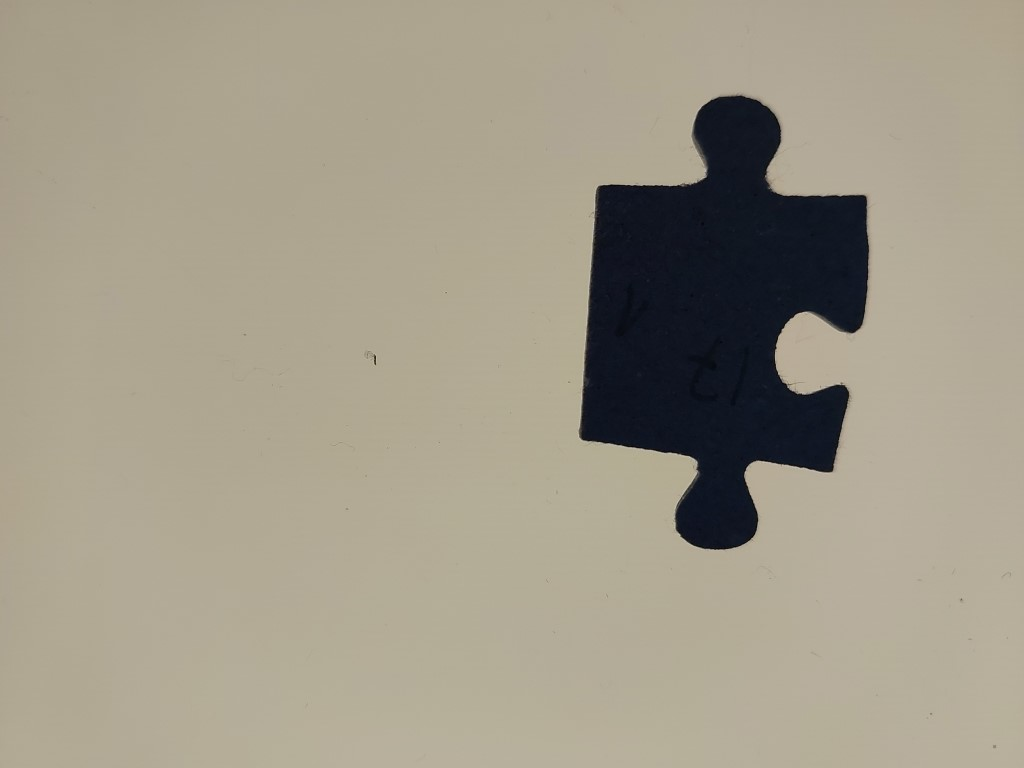
#> input picture img/IMG_20250209_094853.jpg, 1024 x 768 px; its folder holds 4 pictures in this run
$ python test.py
#> lines starting #> are read from the running program, lines starting #| are printed output that depends on the picture; after the words box and inside, x2 and y2 are one past the last pixel; in counts of white or black regions, pixels touching at a corner belong together
import os
import sys
import numpy as np
import cv2 as cv
import pickle
import matplotlib.pyplot as plt
import scipy.ndimage as ndimage
import scipy.ndimage.filters as filters
from scipy.spatial.distance import euclidean
from scipy.signal import find_peaks
from scipy.signal import savgol_filter
from fastdtw import fastdtw

local = os.path.dirname(__file__)
# puzzle size
M, N = 40, 25

# [19 lines left out: function get_corners, not called in this run]

def unit_vector(vector):
    """ Returns the unit vector of the vector.  """
    v_len = np.linalg.norm(vector)
    if abs(v_len) > 1e-3:
        return vector / v_len
    else:
        return vector

def angle(v1, v2):
    """ Returns the angle in radians between vectors 'v1' and 'v2'"""
    v1_u = unit_vector(v1)
    v2_u = unit_vector(v2)
    # acos = np.arccos(np.clip(np.dot(v1_u, v2_u), -1.0, 1.0))
    # asin = np.arcsin(np.clip(np.cross(v1_u, v2_u), -1.0, 1.0))

    acos = np.arccos(np.dot(v1_u, v2_u))
    asin = np.arcsin(np.cross(v1_u, v2_u))
    return acos*np.sign(asin)*180/np.pi

def get_pieces(dir = 'img', pieces = [], plot_piece = True,
               gauss_blur = (5,5),
               eps_ratio = .0004,
               num_points = 120,
               harris_kwargs = {'blockSize': 3, 'ksize': 5, 'k': .04},
               corner_peak_kwargs = {'height': 30, 'distance': 5},
               savgol_kwargs = {'window_length': 7, 'polyorder': 2},
               lock_peak_kwargs = {'height':60, 'distance':5},
               ):

#> called with dir = 'img', plot_piece = True, gauss_blur = (5, 5), eps_ratio = 0.0004, num_points = 120
    local = os.path.dirname(__file__)
    path = os.path.join(local, dir)
    os.chdir(local)

    filenames = os.listdir(path)
    filenames.sort()

    for piece_id, file in enumerate(filenames[1:2], start = len(pieces)):
        file = os.path.join(dir,file)
        print(file)
        img = cv.imread(file)
#> img is the input picture: shape (768, 1024, 3); mean B, G, R 136.9, 154, 160.6

        # Find main piece
        gray = cv.cvtColor(img, cv.COLOR_BGR2GRAY)
        blur = cv.GaussianBlur(gray,gauss_blur,0)
        _,thresh = cv.threshold(blur,0,255,cv.THRESH_BINARY+cv.THRESH_OTSU)
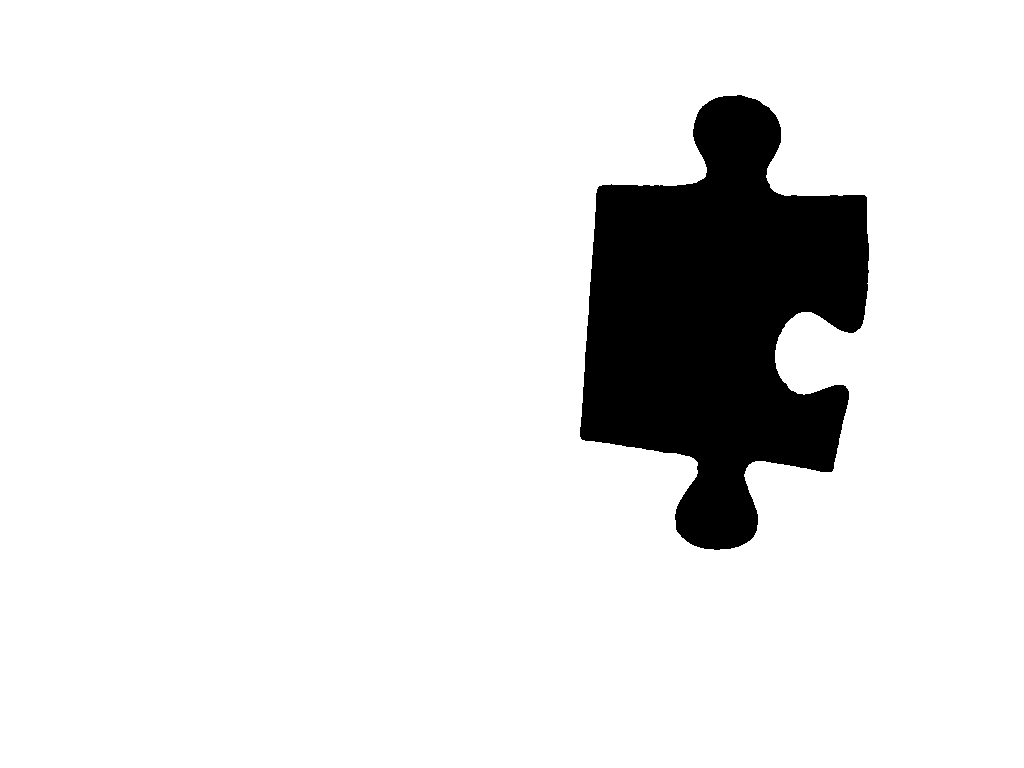
#> thresh: shape (768, 1024); 89.9% white; 1 black region, box (x1, y1, x2, y2) and area: (580, 95, 869, 550) 79489
        thresh = cv.bitwise_not(thresh)
        ret, labels = cv.connectedComponents(thresh)
#> labels: shape (768, 1024) int32; values 0 (black) and 1 (white), 10.1% white; 1 white region
#> ret = 2
        connected_areas = [np.count_nonzero(labels == l) for l in range(1, ret)]
#> connected_areas = [79489]
        max_area_idx = np.argmax(connected_areas) + 1
#> max_area_idx = 1
        gray[labels != max_area_idx] = 0
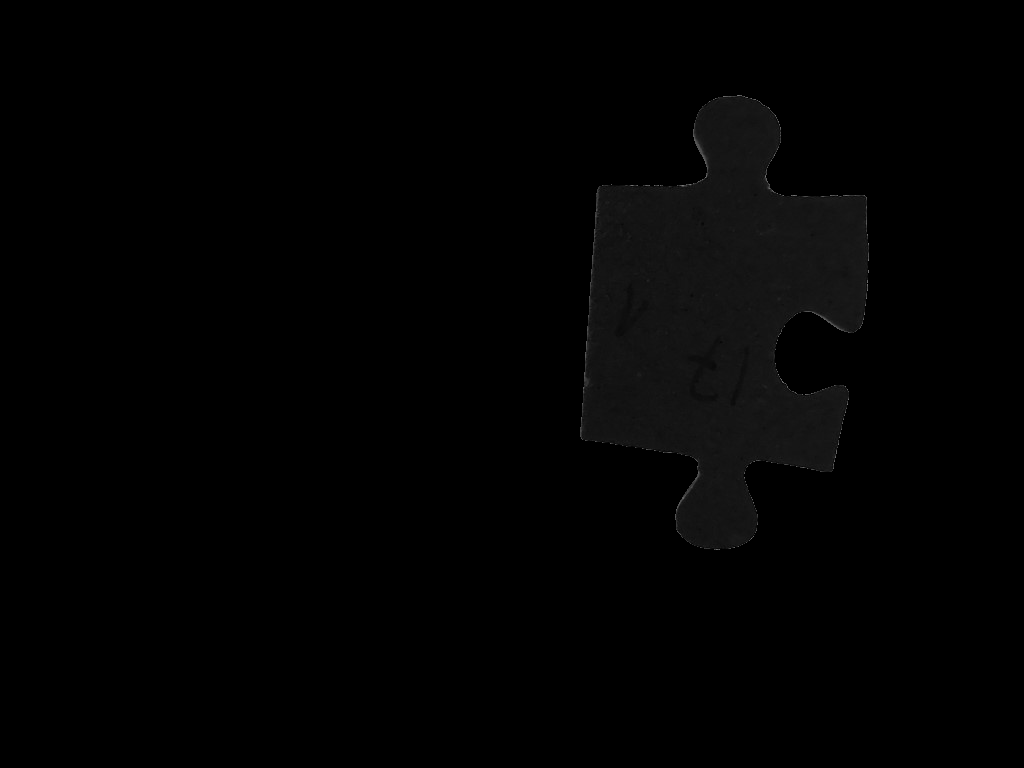
#> gray: shape (768, 1024); min 0, max 129, mean 2.2
        gray[labels == max_area_idx] = 255

        # Find simplified contour
        _,thresh = cv.threshold(blur,0,255,cv.THRESH_BINARY+cv.THRESH_OTSU)
        thresh = cv.bitwise_not(thresh)
        cnts, _ = cv.findContours(thresh, cv.RETR_EXTERNAL, cv.CHAIN_APPROX_NONE)
#> cnts = 1 contour; box (x1, y1, x2, y2) and area: (580, 95, 869, 550) 78736
        largest_cnt = max(cnts, key=cv.contourArea)
#> largest_cnt = contour of 1503 points, box (x1, y1, x2, y2) (580, 95, 869, 550), area 78736
        epsilon = eps_ratio * cv.arcLength(largest_cnt, True)
#> epsilon = 0.662
        appx_cnt = cv.approxPolyDP(largest_cnt, epsilon, True)
#> appx_cnt = contour of 234 points, box (x1, y1, x2, y2) (580, 95, 869, 550), area 78748

        # Evenly distribute cnt
        arc_length = cv.arcLength(appx_cnt, True)
#> arc_length = 1607.4
        step_size = arc_length / num_points  # Distance between points
#> step_size = 13.4

        # Convert contour to NumPy format and interpolate points
        appx_cnt = appx_cnt[:, 0, :]  # Remove unnecessary dimensions
#> appx_cnt = 234 pairs, first value 580 to 868, second value 95 to 549
        curve = np.vstack([appx_cnt, appx_cnt[0]])  # Close the contour
#> curve = 235 pairs, first value 580 to 868, second value 95 to 549

        # Compute cumulative distances along the curve
        distances = np.cumsum(np.sqrt(np.sum(np.diff(curve, axis=0)**2, axis=1)))
#> distances = 234 values from 4 to 1607.4
        distances = np.insert(distances, 0, 0)  # Insert starting point
#> distances = 235 values from 0 to 1607.4

        # Interpolate points at evenly spaced distances
        new_points = np.zeros((num_points, 2), dtype=np.float32)
        for i, d in enumerate(np.linspace(0, distances[-1], num_points)):
            idx = np.searchsorted(distances, d)
            t = (d - distances[idx-1]) / (distances[idx] - distances[idx-1]) if idx > 0 else 0
            new_points[i] = (1 - t) * curve[idx-1] + t * curve[idx]
#> this loop made 120 passes
#> (idx, t) on passes 1 to 12: (0, 0), (3, 0.623), (6, 0.00762), (6, 0.893), (8, 0.257), (9, 0.495), (11, 0.906), (13, 0.621), (14, 0.957), (16, 0.916), (19, 0.491), (21, 0.873)
#> after the loop, new_points = 120 pairs, first value 580 to 867.9, second value 95 to 548.5

        # Convert back to contour format
        appx_cnt = new_points.astype(np.int32).reshape(-1, 1, 2)
#> appx_cnt = contour of 120 points, box (x1, y1, x2, y2) (580, 95, 868, 549), area 78657
        (cnt_x, cnt_y, cnt_w, cnt_h) = cv.boundingRect(appx_cnt)
#> cnt_x = 580; cnt_y = 95; cnt_w = 288; cnt_h = 454

        # Find corners
        blur = cv.GaussianBlur(gray, gauss_blur, 0)
        harris_corners = cv.cornerHarris(np.float32(blur), **harris_kwargs)
        harris_corners = cv.dilate(harris_corners, None)
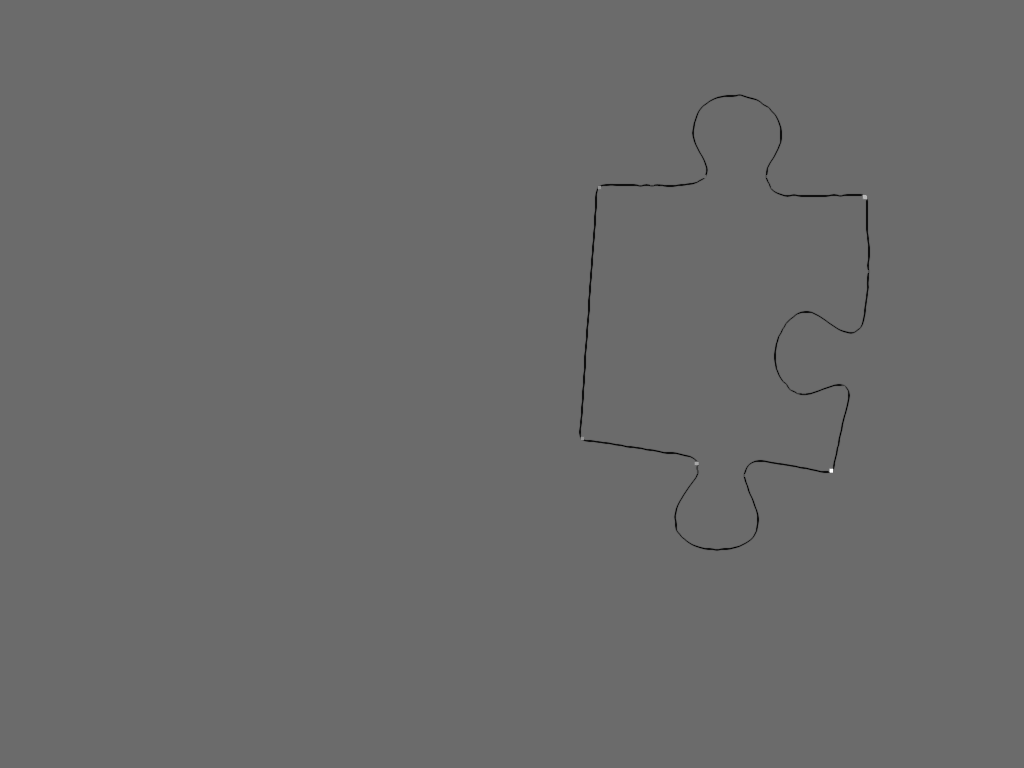
#> harris_corners: shape (768, 1024) float32; min -977442752, max 1.33e+09, mean -2422334.2; drawn with min black and max white
        threshold = 0.01 * harris_corners.max()
#> threshold = 13345575.7
        corners = []
        for i in range(harris_corners.shape[0]):
            for j in range(harris_corners.shape[1]):
                if harris_corners[i, j] > threshold:
                    corners.append([j, -i])
        corners = np.array(corners)
        corners = np.unique(corners, axis=0)

        # Prepare preview
        preview = cv.cvtColor(gray, cv.COLOR_GRAY2BGR)
        for P in corners:
            cv.circle(preview, (P[0], -P[1]), 5, (255, 0, 0), -1)
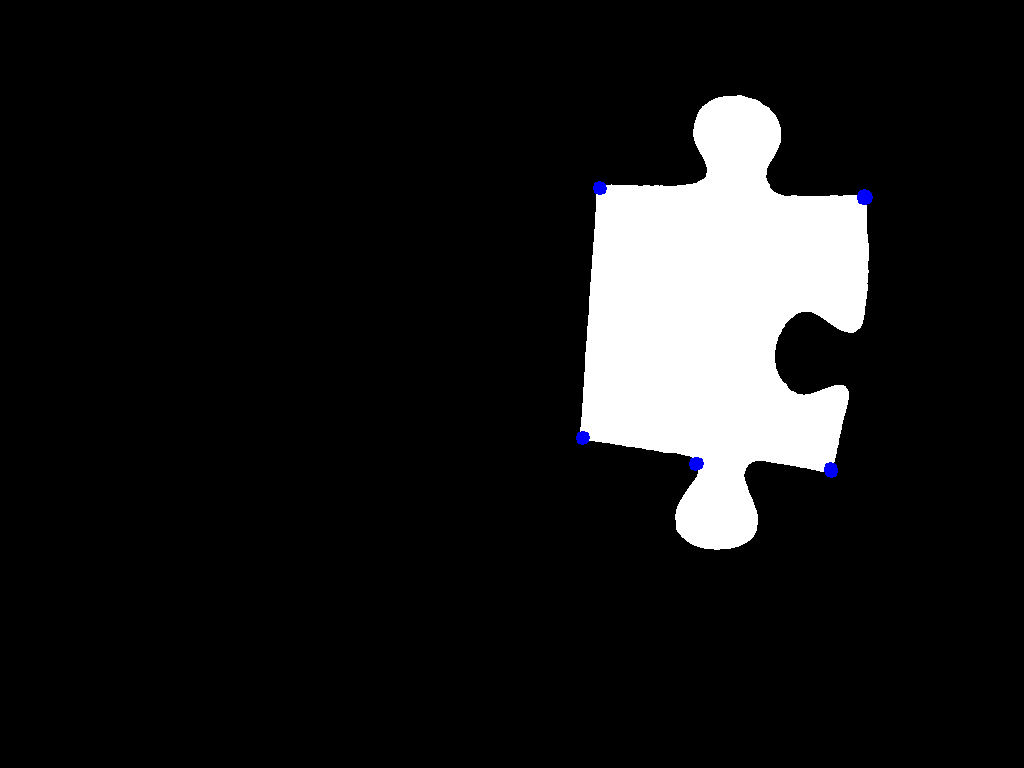
#> preview: shape (768, 1024, 3); mean B, G, R 25.9, 25.6, 25.6
        cv.drawContours(preview, [appx_cnt], -1, (0, 255, 0), 3)
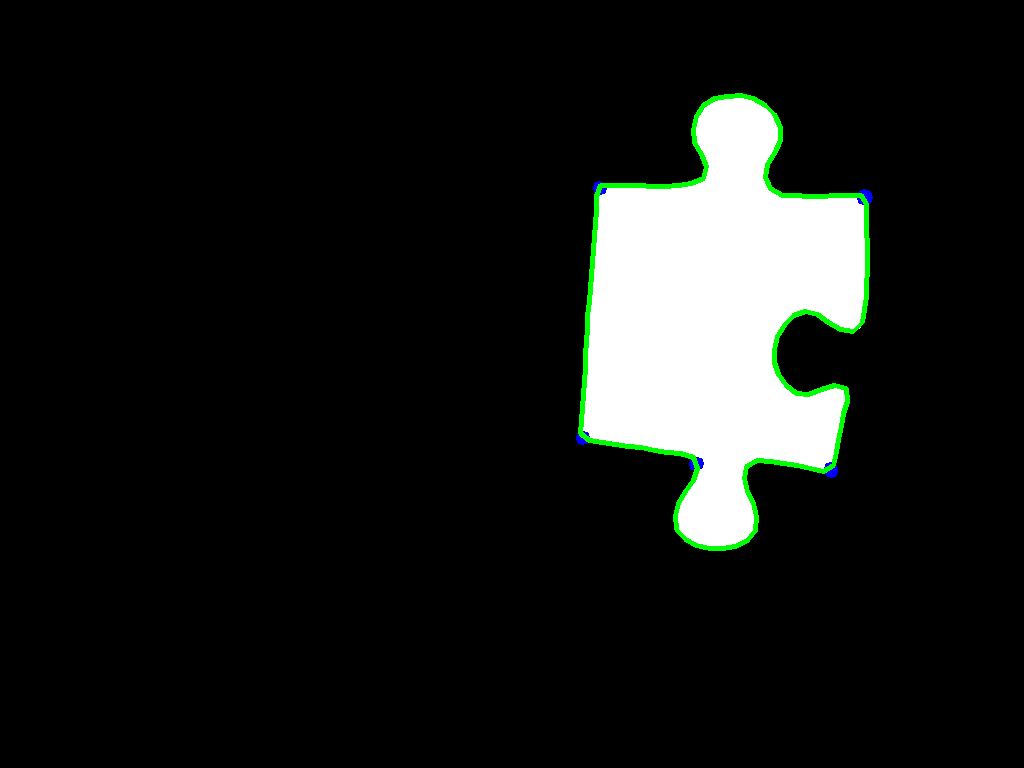
#> preview: shape (768, 1024, 3); 0.97% of pixels changed, all inside (x1, y1, x2, y2) = (578, 93, 870, 551)
        # text = str(len(appx_cnt))
        # cv.putText(preview, text, (cnt_x+int(cnt_w/2), cnt_y+int(cnt_h/2)), cv.FONT_HERSHEY_SIMPLEX,
        #     0.9, (0, 255, 0), 2)

        # Unroll contour
        X = [v[0][0] for v in appx_cnt]
#> X = 120 values, max 867 at index 97, min 580 at index 36, mean 730.4
        Y = [-(v[0][1]) for v in appx_cnt]
#> Y = 120 values, max -95 at index 0, min -548 at index 54, mean -323
        V = [np.array([X[0]-X[-1], Y[0]-Y[-1]])]
#> V = [[0, 0]]
        for x0,y0, x1,y1 in zip(X[:-1],Y[:-1],X[1:],Y[1:]):
            V.append([x1-x0, y1-y0])
#> this loop made 119 passes
#> (x0, y0, x1, y1) on passes 1 to 12: (741, -95, 727, -96), (727, -96, 714, -98), (714, -98, 703, -105), (703, -105, 696, -116), (696, -116, 693, -129), (693, -129, 694, -142), (694, -142, 701, -154), (701, -154, 706, -166), (706, -166, 703, -178), (703, -178, 691, -183), (691, -183, 678, -185), (678, -185, 664, -186)
#> after the loop, V = 120 pairs, first value -14 to 14, second value -14 to 14
        V.append(V[0])
        V = np.array(V)
#> V = 121 pairs, first value -14 to 14, second value -14 to 14
        s_cum, a_cum = 0, 0
        s, a, a_ = [], [], []
        for id, (V1, V2) in enumerate(zip(V[:-1], V[1:])):
            s_i = np.linalg.norm(V1)
            a_i = angle(V1, V2)
            s_cum += s_i
            a_cum += a_i
            s.append(s_cum)
            a.append(a_i)
            a_.append(a_cum)
#> this loop made 120 passes
#> (V1, V2, s_i, v1_u in angle, v2_u in angle, acos in angle, asin in angle) on passes 2 to 8: ([-14, -1], [-13, -2], 14.04, [-0.997, -0.0712], [-0.988, -0.152], 0.0813, 0.0813), ([-13, -2], [-11, -7], 13.15, [-0.988, -0.152], [-0.844, -0.537], 0.414, 0.414), ([-11, -7], [-7, -11], 13.04, [-0.844, -0.537], [-0.537, -0.844], 0.437, 0.437), ([-7, -11], [-3, -13], 13.04, [-0.537, -0.844], [-0.225, -0.974], 0.34, 0.34), ([-3, -13], [1, -13], 13.34, [-0.225, -0.974], [0.0767, -0.997], 0.304, 0.304), ([1, -13], [7, -12], 13.04, [0.0767, -0.997], [0.504, -0.864], 0.451, 0.451), ([7, -12], [5, -12], 13.89, [0.504, -0.864], [0.385, -0.923], 0.133, -0.133)
#> (V2, s_i, v2_u in angle, acos in angle, asin in angle, a_i, s_cum) on passes 1, 16, 17, 21, 22, 23: ([-14, -1], 0, [-0.997, -0.0712], 1.57, 0, 0, 0), ([-13, 0], 13, [-1, 0], 0, 0, 0, 197.1), ([-13, 0], 13, [-1, 0], 0, 0, 0, 210.1), ([-1, -13], 13.04, [-0.0767, -0.997], 1.49e-08, 0, 0, 261.9), ([-1, -13], 13.04, [-0.0767, -0.997], 1.49e-08, 0, 0, 274.9), ([-1, -13], 13.04, [-0.0767, -0.997], 1.49e-08, 0, 0, 288)

        # Find peaks of doubled a (true corners)
        peaks_ids_, _ = find_peaks(a + a, **corner_peak_kwargs)
        peaks_ids = []
        ps, pa = [], []
        for id in peaks_ids_:
            if id >= len(s):
                id -= len(s)
            peaks_ids.append(id)
            ps.append(s[id])
            pa.append(a[id])
#> this loop made 16 passes
#> id on passes 1 to 12: 17, 36, 51, 58, 70, 76, 92, 103, 137, 156, 171, 178

        # Find points of contour closest to corners
        cnt = []
        for x,y in zip(X, Y):
            cnt.append([x,y])
#> this loop made 120 passes
#> (x, y) on passes 1 to 12: (741, -95), (727, -96), (714, -98), (703, -105), (696, -116), (693, -129), (694, -142), (701, -154), (706, -166), (703, -178), (691, -183), (678, -185)
        cnt.append(cnt[0])
        cnt = np.array(cnt)

        cnt_cor = []
        cor_ids = []
        for P in corners:
            distances = np.linalg.norm(cnt - P, axis=1)
            id = np.argmin(distances)
            cnt_cor.append(cnt[id])
            cor_ids.append(id)
        cor_ids = list(set(cor_ids))
        cnt_cor = np.array(cnt_cor)

        # Remove false corners not in peaks (in reverse order)
        for id in cor_ids[:]:
            if id not in peaks_ids:
                cor_ids.remove(id)
#> this loop made 9 passes
#> id on passes 1 to 9: 36, 37, 69, 70, 103, 102, 45, 46, 17

        # Add corner points
        cs, ca, ca_ = [], [], []
        for id in cor_ids:
            cs.append(s[id])
            ca.append(a[id])
            ca_.append(a_[id])
#> this loop made 4 passes

        # Extract edges
        edges = []
        flat_edges = []
        peaks_num = min(len(peaks_ids_), 4)
        for edge_id, (i0, i1) in enumerate(zip(peaks_ids_[0:peaks_num], peaks_ids_[1:peaks_num+1])):
            X__ = X+X
            Y__ = Y+Y
            eXY = np.column_stack((X__[i0:i1], Y__[i0:i1]))

            s__ = s+s
            a__ = a_+a_
            es = np.array(s__)[i0:i1]
            ea = np.array(a__)[i0:i1]
            es -= np.average(es)
            ea -= np.average(ea)

            ea_smooth = savgol_filter(ea, **savgol_kwargs)
            eSA = np.column_stack((es, ea_smooth))

            # Identify lock by neg/pos peaks
            lock = 0
            _, neg_prop = find_peaks(-ea, **lock_peak_kwargs)
            _, pos_prop = find_peaks(+ea, **lock_peak_kwargs)
            try:
                neg_peak_id = np.argmax(neg_prop['peak_heights'])
                pos_peak_id = np.argmax(pos_prop['peak_heights'])
            except:
                neg_peak_id, pos_peak_id = None, None
            n_es, n_ea = [], []
            p_es, p_ea = [], []

            if neg_peak_id and pos_peak_id:
                n_es=[es[neg_peak_id]]
                n_ea=[ea[neg_peak_id]]
                p_es=[es[pos_peak_id]]
                p_ea=[ea[pos_peak_id]]

                # Set lock
                if neg_peak_id < pos_peak_id:
                    lock = +1
                else:
                    lock = -1

            if lock == 0:
                flat_edges.append(edge_id)

            edges.append({'eXY': eXY, 'eSA': eSA, 's': es , 'a_': ea, 'ea_smooth': ea_smooth, 'lock': lock,   'n_es': n_es, 'n_ea': n_ea, 'p_es': p_es, 'p_ea': p_ea })
#> this loop made 4 passes
#> (i0, i1) on passes 1 to 4: (17, 36), (36, 51), (51, 58), (58, 70)

        if len(flat_edges):
            edges__ = edges + edges
            id = max(flat_edges)+1
            edges = edges__[id: id+4]

        piece = {'id': piece_id, 'file': file, 'edges': edges, 'flat_edges': flat_edges}
        pieces.append(piece)

        if plot_piece:
            # Plot piece
            fig, axs = plt.subplots(2, 4, figsize=(10, 5))

            # Plot original points (with duplicates)
            axs[0,0].imshow(preview[cnt_y:cnt_y+cnt_h, cnt_x:cnt_x+cnt_w])
            axs[0,1].plot(cnt[:, 0], cnt[:, 1], color="blue", label="cnt", marker=".")
            axs[0,1].scatter(cnt_cor[:, 0], cnt_cor[:, 1], color="red",  label="corner", marker="X", s=20)

            # Plot unique points (after removing duplicates)
            axs[0,2].plot(s, a, color="blue")
            axs[0,2].scatter(ps, pa, color="green", marker="o")
            axs[0,2].scatter(cs, ca, color="red", marker="X", s=20)

            axs[0,3].plot(s, a_, color="blue")
            axs[0,3].scatter(cs, ca_, color="red", marker="X", s=20)

            for i, edge in enumerate(edges):
                color='gray'
                if edge['lock'] == 1:
                    color = 'red'
                elif edge['lock'] == -1:
                    color = 'blue'
                axs[1,i].plot(edge['s'], edge['a_'], color='gray')
                axs[1,i].plot(edge['s'], edge['ea_smooth'], color=color)
                axs[1,i].scatter(edge['n_es'], edge['n_ea'], color=color, marker=".")
                axs[1,i].scatter(edge['p_es'], edge['p_ea'], color=color, marker="+")
#> this loop made 4 passes

            # Show the plots
            plt.show()
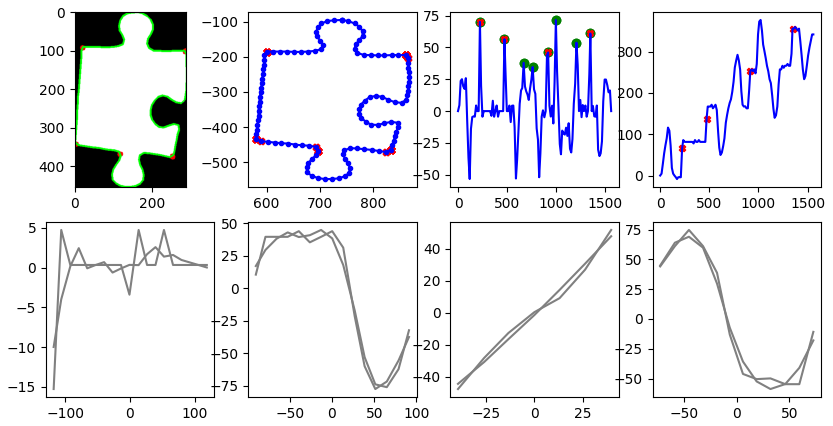
#> figure drawn by matplotlib, 8 panels; panel 3: curve peaks at x = 995.7, y = 71.57; panel 4: curve peaks at x = 1021.7, y = 377; panel 5: curve peaks at x = -106, y = 4.72; panel 5: curve peaks at x = 39.45, y = 2.56

    with open("pieces.pkl", "wb") as f:
        pickle.dump(pieces, f)

    return pieces

# [228 lines left out: functions init_puzzle, match_frame, match_puzzle, not called in this run]


pieces = get_pieces(dir = 'img')
# [6 lines of commented-out code are left out]
